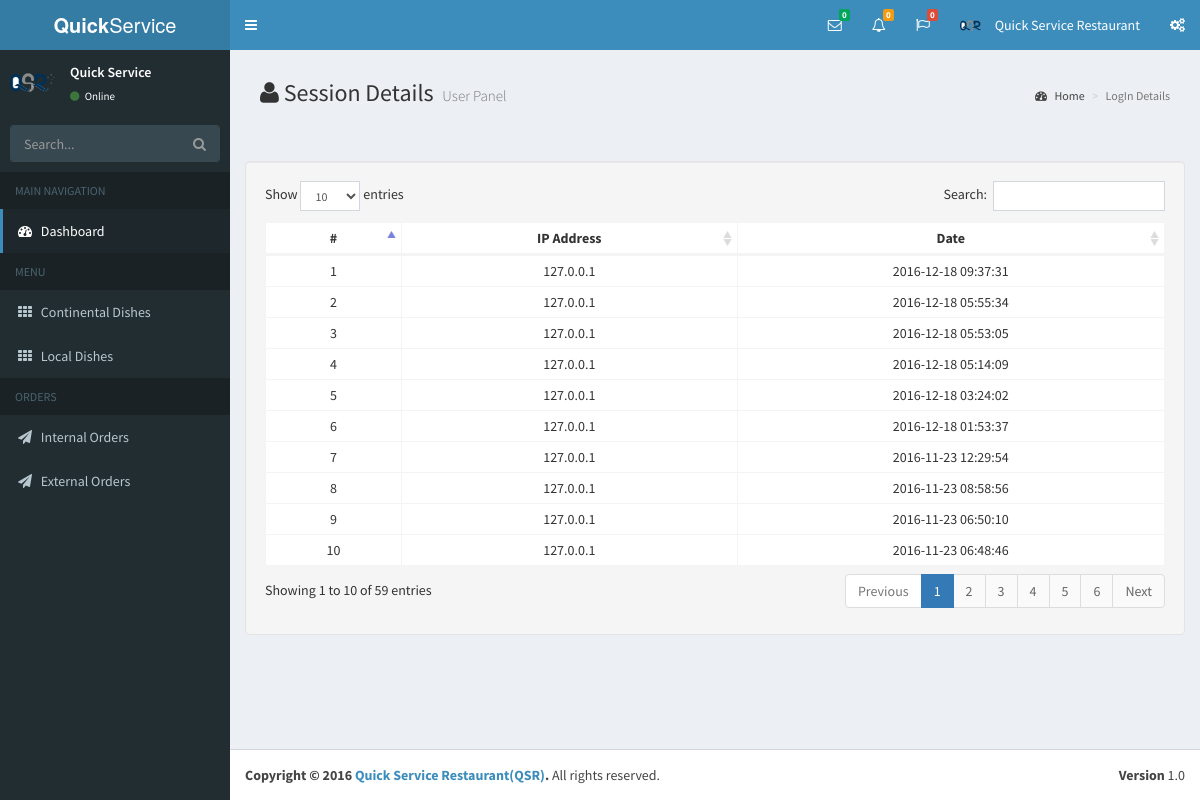
Page /quickserve/index.php?lastlogin (signed in) on the committed database.
### tables this page shows
CREATE TABLE `dp` (
  `id` int(11) NOT NULL AUTO_INCREMENT,
  `username` varchar(100) DEFAULT NULL,
  `image` varchar(300) DEFAULT NULL,
  PRIMARY KEY (`id`)
);

CREATE TABLE `logindetails` (
  `id` int(11) NOT NULL AUTO_INCREMENT,
  `username` varchar(100) DEFAULT NULL,
  `nickname` varchar(100) DEFAULT NULL,
  `fullname` varchar(200) DEFAULT NULL,
  `email` varchar(200) DEFAULT NULL,
  `mobileNo1` varchar(20) DEFAULT NULL,
  `mobileNo2` varchar(20) DEFAULT NULL,
  `datereg` varchar(100) DEFAULT NULL,
  PRIMARY KEY (`id`)
);

CREATE TABLE `lastlogin` (
  `id` int(11) NOT NULL AUTO_INCREMENT,
  `username` varchar(100) DEFAULT NULL,
  `ip` varchar(100) DEFAULT NULL,
  `date` varchar(100) DEFAULT NULL,
  PRIMARY KEY (`id`)
);

### devsiFiles/includes/functions.php (the view, shortened to what this page needs)
<?php
class Devsi{
    private $con;
    function __construct(){
        $this->con = new PDO("mysql:host=".HOST.";dbname=".DB_NAME."",USERNAME,PASSWORD);
        $this->con->setAttribute(PDO::ATTR_ERRMODE,PDO::ERRMODE_EXCEPTION);
    }
    function sanitize($data){
        return htmlentities(trim($data));
    }
    function getDp($username){
        $query="select image from dp where username=?";
        $result=$this->con->prepare($query);
        $result->bindParam('s',$username);
        $result->execute(array($username));
        return $result->fetch();
    }
    function getNumRows($table){
        $table=$this->sanitize($table);
        $query="select count(*) from ".$table;
        $result=$this->con->query($query);
        $num=$result->fetch();
        return $num[0];
    }
    function getFullDetails($username,$table){
        $username=$this->sanitize($username);
        $table=$this->sanitize($table);
        $query="select * from ".$table." where username=? limit 1";
        $result=$this->con->prepare($query);
        $result->bindParam('s',$username);
        $result->execute(array($username));
        $data=$result->fetch();
        return $data;
    }
    function genLastLogin(){
        $query="select * from lastlogin order by date desc";
        $result=$this->con->query($query);
        $count=1;
        while($row=$result->fetch(PDO::FETCH_ASSOC)){
            echo "<tr><td><center>".$count."</center></td><td><center>".$row['ip']."</center></td><td><center>".$row['date']."</center></td></tr>";
            $count++;
        }
    }
    function loadContent(){
        if(isset($_GET['logout'])){
            include "dashboard.php";
            $this->updateStatus($_SESSION['siadmin'],0);
            unset($_SESSION['siadmin']);
            echo "<script>window.location.assign('login.php'); </script>";
        }elseif(isset($_GET['dashboard'])){
            include "dashboard.php";
        }elseif(isset($_GET['lastlogin'])) {
            include "lastlogin.php";
        }elseif(isset($_GET['notifications'])){
            include "notifications.php";
        }elseif(isset($_GET['continental'])){
            include "continental.php";
        }elseif(isset($_GET['local'])){
            include "local.php";
        }elseif(isset($_GET['internal'])){
            include "internal.php";
        }elseif(isset($_GET['external'])){
            include "external.php";
        }else{
            include "dashboard.php";
        }
    }
    function cRight(){
        $startDate="2016";
        if(Date('Y')==$startDate){
            echo $startDate;
        }else{
            echo $startDate."-".Date("Y");
        }
    }
}

### quickserve/index.php (shortened to what this page needs)
<?php
require "../devsiFiles/includes/functions.php";
$devsi = new Devsi();
$devsi->checkLogIn();
?>
<!DOCTYPE html>
<html>
<head>
   <?php include "../devsiFiles/includes/scripts.php"; ?>
	<?php include "../devsiFiles/includes/scripts2.php"; ?>
</head>
<body class="hold-transition skin-blue sidebar-mini">
	<div class="wrapper">
		<?php include "../devsiFiles/includes/header.php"; ?>
		<?php include "../devsiFiles/includes/sidebar.php"; ?>
		<div class="content-wrapper">
			<?php include "../devsiFiles/includes/maincontent.php"; ?>
		</div>
		<?php include "../devsiFiles/includes/footer.php"; ?>
	</div>
</body>
</html>

### devsiFiles/includes/scripts.php (shortened to what this page needs)
<link rel="stylesheet" href="css/bootstrap.min.css">
<link rel="stylesheet" href="css/font-awesome.min.css">
<link rel="stylesheet" href="css/ionicons.min.css">
<link rel="stylesheet" href="dist/css/AdminLTE.min.css">
<link rel="stylesheet" href="dist/css/skins/_all-skins.min.css">
<link rel="stylesheet" href="plugins/iCheck/flat/blue.css">

### devsiFiles/includes/scripts2.php (shortened to what this page needs)
    <link href="css/dataTables.bootstrap.css" rel="stylesheet"/>
    <link href="css/responsive.dataTables.css" rel="stylesheet"/>
<link rel="stylesheet" href="css/devsi.css"/>

### devsiFiles/includes/header.php (shortened to what this page needs)
<?php
    $userDetails=$devsi->getFullDetails($_SESSION['siadmin'],'logindetails');
    $dp=$devsi->getDp($_SESSION['siadmin']);
?>
<header class="main-header">
<a href="?home" class="logo">
    <span class="logo-lg"><b>Quick</b>Service Restaurant</span>
</a>
<nav class="navbar navbar-static-top">
<a href="#" class="sidebar-toggle" data-toggle="offcanvas" role="button">
</a>
<div class="navbar-custom-menu">
<ul class="nav navbar-nav">
<li class="dropdown messages-menu">
    <a href="#" class="dropdown-toggle" data-toggle="dropdown">
        <i class="fa fa-envelope-o"></i>
        <span class="label label-success"><?php echo $devsi->getNumRows('messages'); ?></span>
    </a>
</li>
<li class="dropdown notifications-menu">
    <a href="#" class="dropdown-toggle" data-toggle="dropdown">
        <i class="fa fa-bell-o"></i>
        <span class="label label-warning"><?php echo $devsi->getNumRows('notifications'); ?></span>
    </a>
</li>
<li class="dropdown tasks-menu">
    <a href="#" class="dropdown-toggle" data-toggle="dropdown">
        <i class="fa fa-flag-o"></i>
        <span class="label label-danger"><?php echo $devsi->getNumRows('tasks'); ?></span>
    </a>
</li>
<li class="dropdown user user-menu">
    <a href="#" class="dropdown-toggle" data-toggle="dropdown">
        <img src="banners/<?php echo $dp[0]; ?>" class="user-image" alt="User Image">
        <span class="hidden-xs"><?php echo $userDetails[3]; ?></span>
    </a>
</li>
<li>
    <a href="#" data-toggle="control-sidebar"><i class="fa fa-gears"></i></a>
</li>
</ul>
</div>
</nav>
</header>

### devsiFiles/includes/sidebar.php
<?php
    $userDetails=$devsi->getFullDetails($_SESSION['siadmin'],'logindetails');
    $dp=$devsi->getDp($_SESSION['siadmin']);
?>
<aside class="main-sidebar">
    <section class="sidebar">
        <div class="user-panel">
            <div class="pull-left image">
                <img src="banners/<?php echo $dp[0]; ?>" class="img-circle" alt="User Image">
            </div>
            <div class="pull-left info">
                <p><?php echo $userDetails[2]; ?></p>
                <a href="#"><i class="fa fa-circle text-success"></i> Online</a>
            </div>
        </div>
        <form action="#" method="get" class="sidebar-form">
            <div class="input-group">
                <input type="text" name="q" class="form-control" placeholder="Search...">
              <span class="input-group-btn">
                <button type="submit" name="search" id="search-btn" class="btn btn-flat"><i class="fa fa-search"></i>
                </button>
              </span>
            </div>
        </form>
        <ul class="sidebar-menu">
            <li class="header">MAIN NAVIGATION</li>
            <li class="active treeview">
                <a href="?dashboard">
                    <i class="fa fa-dashboard"></i> <span>Dashboard</span>
                </a>
            </li>
            <li class="header">MENU</li>
            <li clas="treeview">
                <a href="?continental">
                    <i class="fa fa-th"></i> <span>Continental Dishes</span>
                </a>
            </li>
            <li class="treeview">
                <a href="?local">
                    <i class="fa fa-th"></i> <span>Local Dishes</span>
                </a>
            </li>
            <li class="header">ORDERS</li>
            <li class="treeview">
                <a href="?internal">
                    <i class="fa fa-send"></i> <span>Internal Orders</span>
                </a>
            </li>
            <li class="treeview">
                <a href="?external">
                    <i class="fa fa-send"></i> <span>External Orders</span>
                </a>
            </li>
        </ul>
    </section>
</aside>

### devsiFiles/includes/maincontent.php
<section class="content">
	<?php $devsi->loadContent(); ?>
</section>

### devsiFiles/includes/lastlogin.php (shortened to what this page needs)
<section class="content-header">
		<h1>
			<span class="fa fa-user"></span> Session Details
				<small>User Panel</small>
		</h1>
		<ol class="breadcrumb">
			<li><a href="?dashboard"><i class="fa fa-dashboard"></i> Home</a></li>
			<li class="active">LogIn Details</li>
		</ol>
</section>
<section class="content">
	<div class="row">
		<br/><br/>
	</div>
	<div class="row well">
		<table class="table table-bordered table-condensed table-hover" style="background-color: #fff;" id="tableList">
			<thead>
				<tr><th><center>#</center></th><th><center>IP Address</center></th><th><center>Date</center></th></tr>
			</thead>
			<tbody>
				<?php $this->genLastLogin(); ?>
			</tbody>
		</table>
	</div>
</section>

### devsiFiles/includes/footer.php (shortened to what this page needs)
<footer class="main-footer">
    <div class="pull-right hidden-xs">
        <b>Version</b> 1.0
    </div>
    <strong>Copyright &copy; <?php
    	?> <a href="">Quick Service Restaurant(QSR)</a>.</strong> All rights
    reserved.
</footer>

### rows in the picture
dp: image (picture)
logindetails: fullname "Quick Service Restaurant", nickname "Quick Service"
lastlogin: ip "127.0.0.1", date "2016-12-18 09:37:31"
lastlogin: ip "127.0.0.1", date "2016-12-18 05:55:34"
lastlogin: ip "127.0.0.1", date "2016-12-18 05:53:05"
lastlogin: ip "127.0.0.1", date "2016-12-18 05:14:09"
lastlogin: ip "127.0.0.1", date "2016-12-18 03:24:02"
lastlogin: ip "127.0.0.1", date "2016-12-18 01:53:37"
lastlogin: ip "127.0.0.1", date "2016-11-23 12:29:54"
lastlogin: ip "127.0.0.1", date "2016-11-23 08:58:56"
lastlogin: ip "127.0.0.1", date "2016-11-23 06:50:10"
lastlogin: ip "127.0.0.1", date "2016-11-23 06:48:46"

### other values in the picture
$devsi->getNumRows('messages') "0"
$devsi->getNumRows('notifications') "0"
$devsi->getNumRows('tasks') "0"
$startDate "2016"
